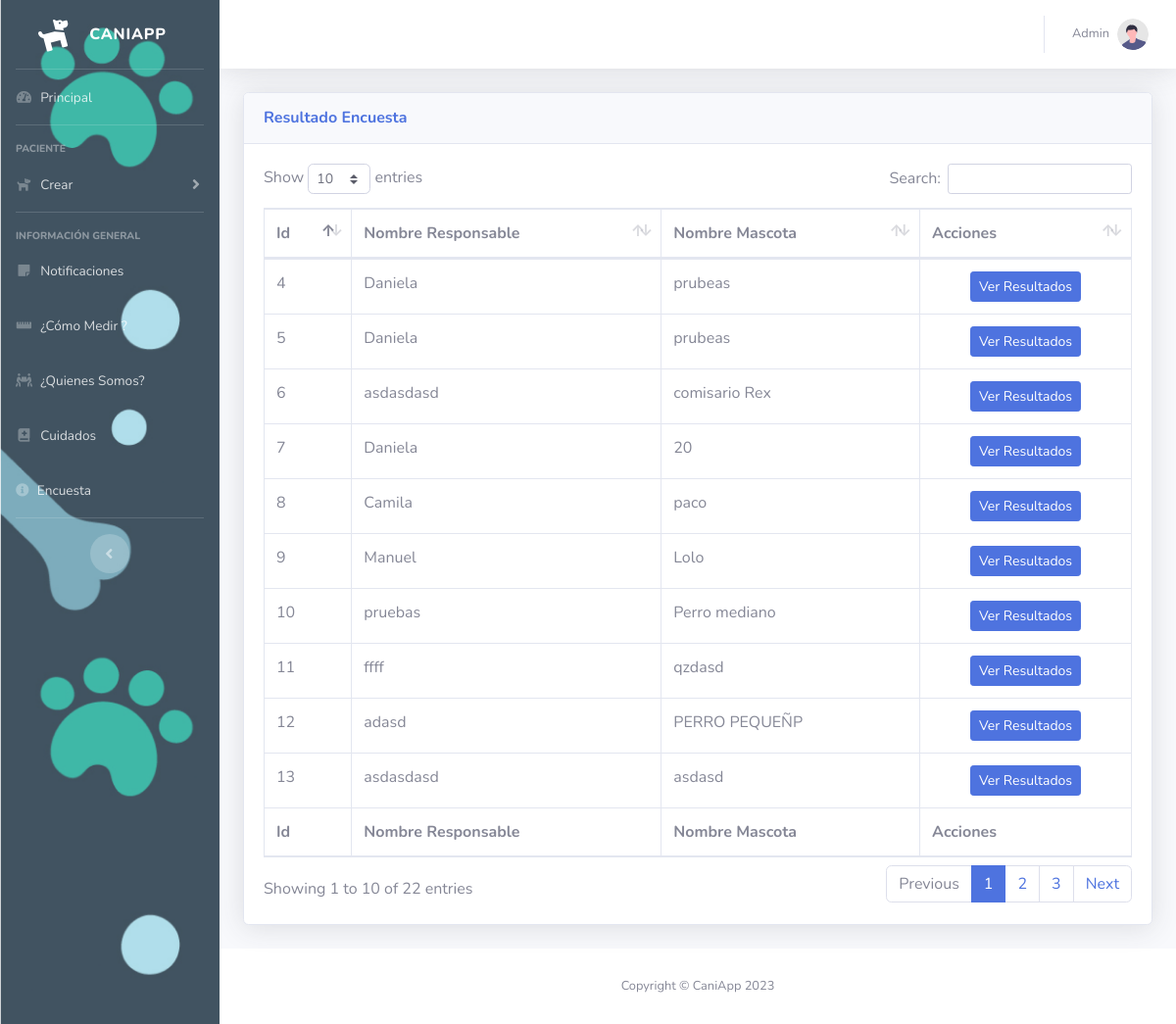
Page /index.php/admin/encuesta on the committed database.
### tables this page shows
CREATE TABLE `paciente` (
  `idpaciente` int(11) NOT NULL,
  `nombre_canino` varchar(45) DEFAULT NULL,
  `sexo_canino` varchar(45) DEFAULT NULL,
  `edad_canino` varchar(45) DEFAULT NULL,
  `raza_canino` varchar(45) DEFAULT NULL,
  `peso_canino` varchar(45) DEFAULT NULL,
  `tamano_canino` varchar(45) DEFAULT NULL,
  `ancho_cadera` varchar(45) DEFAULT NULL,
  `altura_femur_suelo` varchar(45) DEFAULT NULL,
  `altura_ingle_suelo` varchar(45) DEFAULT NULL,
  `logintud_hombro_hombro` varchar(45) DEFAULT NULL,
  `circunferencia_pecho` varchar(45) DEFAULT NULL,
  `circunferencia_cuello` varchar(45) DEFAULT NULL,
  `observaciones` varchar(45) DEFAULT NULL,
  `img_uno` longtext DEFAULT NULL,
  `img_dos` longtext DEFAULT NULL,
  `img_tres` longtext DEFAULT NULL,
  `id_padre` int(11) DEFAULT NULL,
  `estado` varchar(45) DEFAULT '1'
);

CREATE TABLE `padre_mascota` (
  `idpadre_mascota` int(11) NOT NULL,
  `nombre` varchar(45) DEFAULT NULL,
  `apellido` varchar(45) DEFAULT NULL,
  `direccion` varchar(45) DEFAULT NULL,
  `telefono` varchar(45) DEFAULT NULL,
  `email` varchar(45) DEFAULT NULL,
  `cedula` varchar(45) DEFAULT NULL,
  `idrol` int(11) DEFAULT NULL,
  `password` varchar(45) DEFAULT NULL
);

### application/controllers/Admin.php (called while the page is built, shortened)
<?php
class Admin extends CI_Controller
{
	public function __construct()
	{
		$this->load->model("Caniapp_model");
	}
	public function encuesta()
	{
		$result['encuesta'] = $this->Caniapp_model->allPacientes();
		$this->load->view('main/head');
		$this->load->view('encuesta', $result);
		$this->load->view('main/footer');
	}
}

### index.php (called while the page is built, shortened)
<?php
require_once BASEPATH.'core/CodeIgniter.php';

### application/models/Caniapp_model.php (called while the page is built, shortened)
<?php defined('BASEPATH') or exit('No direct script access allowed');
class Caniapp_model extends CI_Model
{
    public function allPacientes()
    {
        $this->db->select('*');
        $this->db->where('estado !=', '0');
        $this->db->join('padre_mascota pm', 'pm.idpadre_mascota = p.id_padre');
        $query = $this->db->get('paciente p');
        if ($query->num_rows() > 0) {
            return $query->result();
        } else {
            return false;
        }
    }
}

### application/views/encuesta.php (the view)
<div class="container-fluid">
    <div class="card shadow mb-4">
        <div class="card-header py-3">
            <h6 class="m-0 font-weight-bold text-primary">Resultado Encuesta</h6>
        </div>
        <div class="card-body">
            <div class="table-responsive">
                <table class="table table-bordered" id="dataTable" width="100%" cellspacing="0">
                    <thead>
                        <tr>
                            <th>Id</th>
                            <th>Nombre Responsable</th>
                            <th>Nombre Mascota</th>
                            <th>Acciones</th>
                        </tr>
                    </thead>
                    <tfoot>
                        <tr>
                            <th>Id</th>
                            <th>Nombre Responsable</th>
                            <th>Nombre Mascota</th>
                            <th>Acciones</th>
                        </tr>
                    </tfoot>
                    <tbody>
                        <?php if ($encuesta) { ?>
                            <?php foreach ($encuesta as $p) { ?>
                                <tr>
                                    <td><?= $p->id_padre ?></td>
                                    <td><?= $p->nombre ?></td>
                                    <td><?= $p->nombre_canino ?></td>
                                    <td class="text-center">
                                        <a href="<?= base_url() ?>Admin/viewEncuesta/<?= $p->id_padre ?>" class="btn btn-primary btn-sm">
                                            <span class="text">Ver Resultados</span>
                                        </a>
                                    </td>
                                </tr>
                            <?php } ?>
                        <?php } ?>
                    </tbody>
                </table>
            </div>
        </div>
    </div>
</div>

### rows in the picture
paciente: id_padre "4", id_padre.nombre "Daniela", nombre_canino "prubeas"
paciente: id_padre "5", id_padre.nombre "Daniela", nombre_canino "prubeas"
paciente: id_padre "6", id_padre.nombre "asdasdasd", nombre_canino "comisario Rex"
paciente: id_padre "7", id_padre.nombre "Daniela", nombre_canino "20"
paciente: id_padre "8", id_padre.nombre "Camila", nombre_canino "paco"
paciente: id_padre "9", id_padre.nombre "Manuel", nombre_canino "Lolo"
paciente: id_padre "10", id_padre.nombre "pruebas", nombre_canino "Perro mediano"
paciente: id_padre "11", id_padre.nombre "ffff", nombre_canino "qzdasd"
paciente: id_padre "12", id_padre.nombre "adasd", nombre_canino "PERRO PEQUEÑP"
paciente: id_padre "13", id_padre.nombre "asdasdasd", nombre_canino "asdasd"
